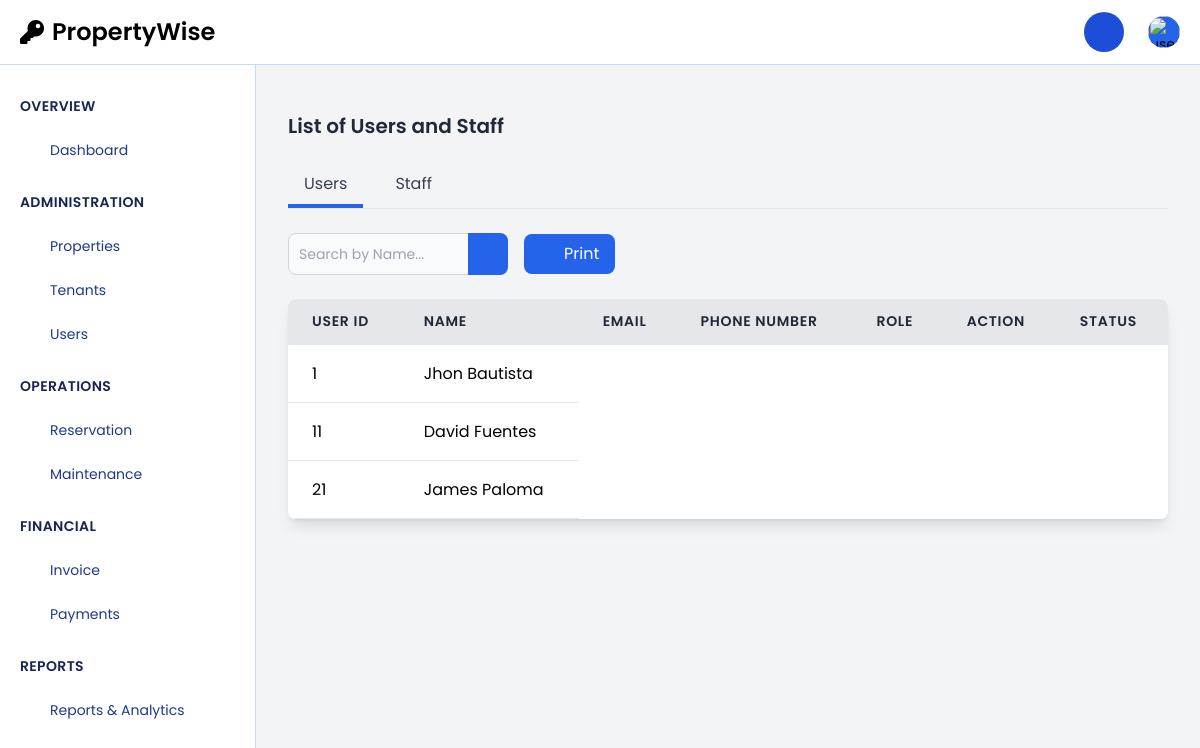
The page /admin/manageUsers.php (signed in) on the database as committed earlier.
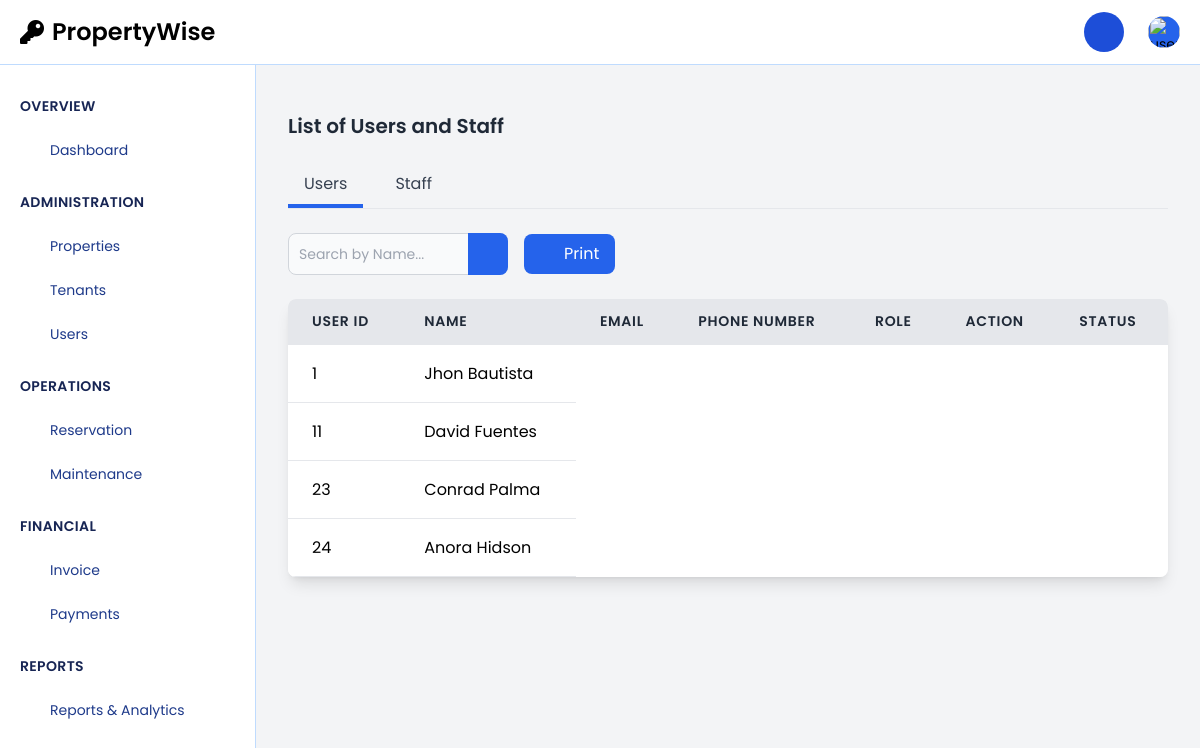
The same page on the database as committed later.
### tables this page shows
CREATE TABLE `users` (
  `user_id` int(11) NOT NULL,
  `name` varchar(100) NOT NULL,
  `email` varchar(100) NOT NULL,
  `password` varchar(255) NOT NULL,
  `profile_image` varchar(255) DEFAULT NULL,
  `role` enum('Admin','User') NOT NULL,
  `OTP` varchar(6) DEFAULT NULL,
  `OTP_used` tinyint(1) DEFAULT 0,
  `OTP_expiration` datetime DEFAULT NULL,
  `token` varchar(255) DEFAULT NULL,
  `is_verified` tinyint(1) DEFAULT 0,
  `created_at` timestamp NOT NULL DEFAULT current_timestamp(),
  `updated_at` timestamp NOT NULL DEFAULT current_timestamp() ON UPDATE current_timestamp(),
  `phone` varchar(15) DEFAULT NULL,
  `ResetToken` varchar(64) DEFAULT NULL,
  `login_attempts` int(11) DEFAULT 0,
  `last_attempt` timestamp NULL DEFAULT NULL,
  `status` enum('active','inactive') DEFAULT 'inactive'
);

### admin/manageUsers.php (the view, shortened to what this page needs)
<?php
require '../session/db.php';
$query = "SELECT user_id, name, email, phone, role, status FROM users";
$result = mysqli_query($conn, $query);
?>
<!DOCTYPE html>
<html lang="en">
<head>
    <script src="https://cdn.tailwindcss.com"></script>
    <link rel="stylesheet" type="text/css" href="https://cdn.jsdelivr.net/npm/toastify-js/src/toastify.min.css">
</head>
<body class="bg-gray-100">
<?php include('navbarAdmin.php'); ?>
<?php include('sidebarAdmin.php'); ?>
<div class="sm:ml-64 p-8 mt-20 mx-auto">
<h1 class="text-xl font-semibold text-gray-800 mb-6">List of Users and Staff</h1>
    <div class="flex mb-6 border-b">
        <button id="tab-users" class="py-2 px-4 text-gray-700 focus:outline-none border-b-4 border-blue-600">Users</button>
        <button id="tab-staff" class="py-2 px-4 text-gray-700 focus:outline-none ml-4 border-b-4 border-transparent hover:border-blue-600">Staff</button>
    </div>
<div id="tab-content-users" class="tab-content block">
    <form class="space-y-6">
        <div class="flex items-center space-x-4 mb-4">
            <div class="relative w-full sm:w-1/4">
                <input type="text" id="search-keyword" placeholder="Search by Name..." class="block p-2.5 w-full text-sm text-gray-900 bg-gray-50 rounded-lg border border-gray-300 focus:ring-blue-500 focus:border-blue-500 pr-10">
                <button type="button" id="search-button" class="absolute inset-y-0 right-0 flex items-center px-3 bg-blue-600 text-white rounded-r-lg">
                    <svg data-feather="search" class="w-4 h-4"></svg>
                </button>
            </div>
            <button id="print-button" class="px-4 py-2 bg-blue-600 text-white rounded-lg flex items-center gap-2">
                <svg data-feather="printer" class="w-4 h-4"></svg>
                Print
            </button>
        </div>
        <div class="overflow-x-auto shadow-lg rounded-lg">
            <table class="min-w-full bg-white" id="users-table">
                <thead>
                    <tr>
                        <th class="px-6 py-3 border-b-2 border-gray-200 bg-gray-200 text-left text-sm font-semibold text-gray-800 uppercase tracking-wider">User ID</th>
                        <th class="px-6 py-3 border-b-2 border-gray-200 bg-gray-200 text-left text-sm font-semibold text-gray-800 uppercase tracking-wider">Name</th>
                        <th class="px-6 py-3 border-b-2 border-gray-200 bg-gray-200 text-left text-sm font-semibold text-gray-800 uppercase tracking-wider">Email</th>
                        <th class="px-6 py-3 border-b-2 border-gray-200 bg-gray-200 text-left text-sm font-semibold text-gray-800 uppercase tracking-wider">Phone Number</th>
                        <th class="px-6 py-3 border-b-2 border-gray-200 bg-gray-200 text-left text-sm font-semibold text-gray-800 uppercase tracking-wider">Role</th>
                        <th class="px-6 py-3 border-b-2 border-gray-200 bg-gray-200 text-left text-sm font-semibold text-gray-800 uppercase tracking-wider">Action</th>
                        <th class="px-6 py-3 border-b-2 border-gray-200 bg-gray-200 text-left text-sm font-semibold text-gray-800 uppercase tracking-wider">Status</th>
                    </tr>
                </thead>
                <tbody class="bg-white">
                    <?php
                    while ($row = mysqli_fetch_assoc($result)) :
                    ?>
                    <tr class="user-row hover:bg-gray-50">
                        <td class="px-6 py-4 whitespace-no-wrap border-b border-gray-200"><?php echo htmlspecialchars($row['user_id']); ?></td>
                        <td class="px-6 py-4 whitespace-no-wrap border-b border-gray-200"><?php echo htmlspecialchars($row['name']); ?></td>
                    </tr>
                    <?php endwhile; ?>
                </tbody>
            </table>
        </div>
    </form>
</div>
</body>
</html>

Rows that differ between the two databases and show on the page:
removed users: user_id "21", name "James Paloma"
added users: user_id "23", name "Conrad Palma"
added users: user_id "24", name "Anora Hidson"
